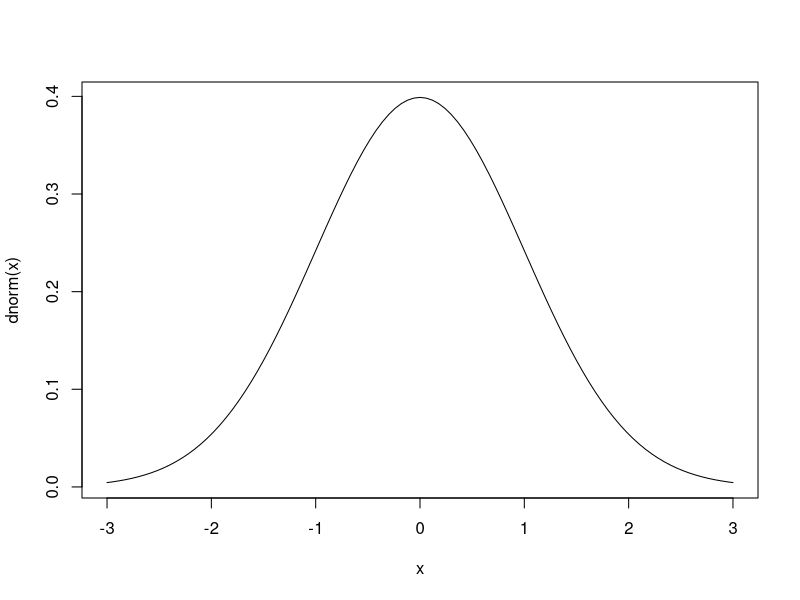
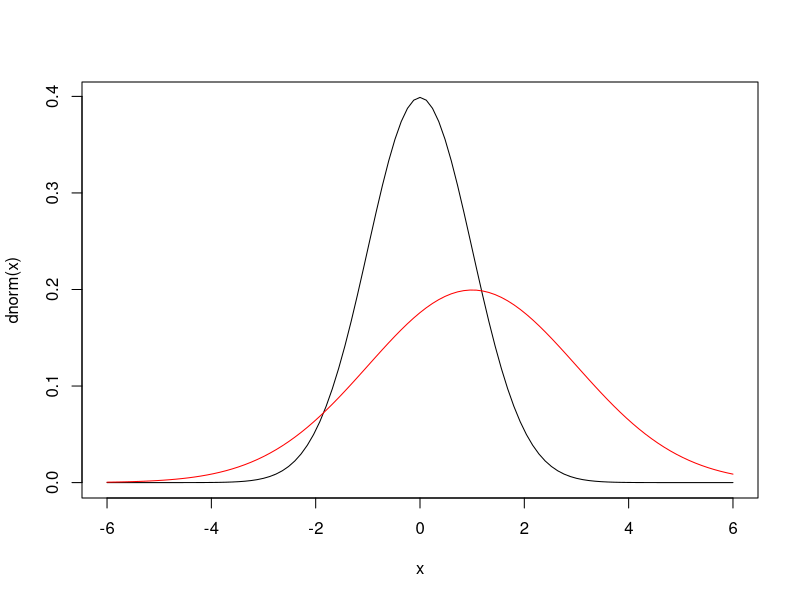
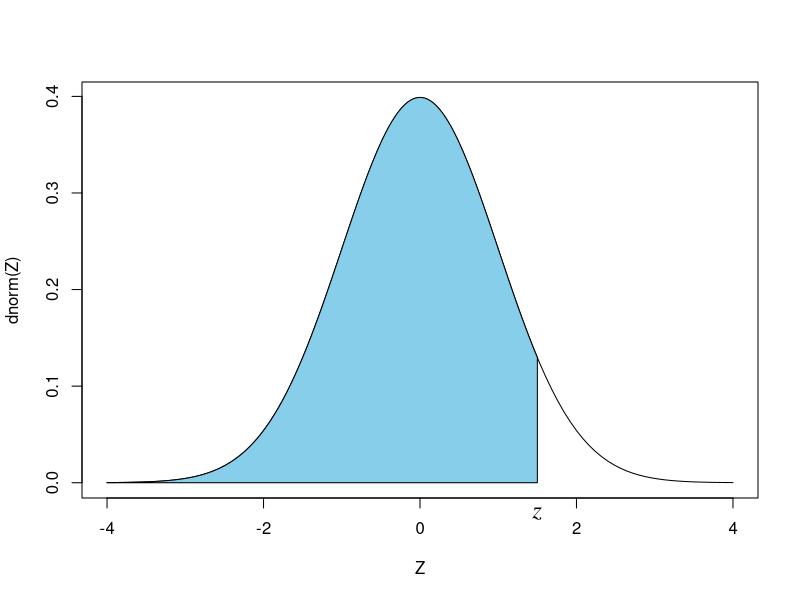
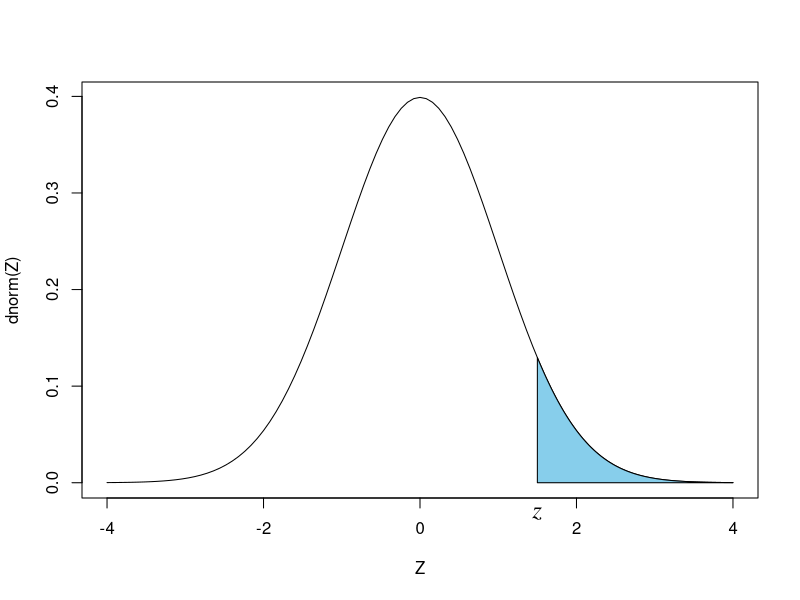
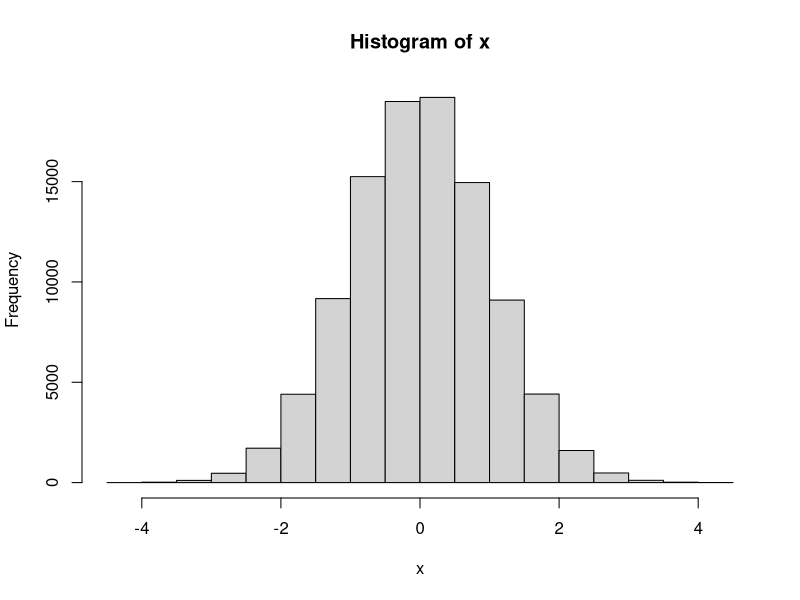
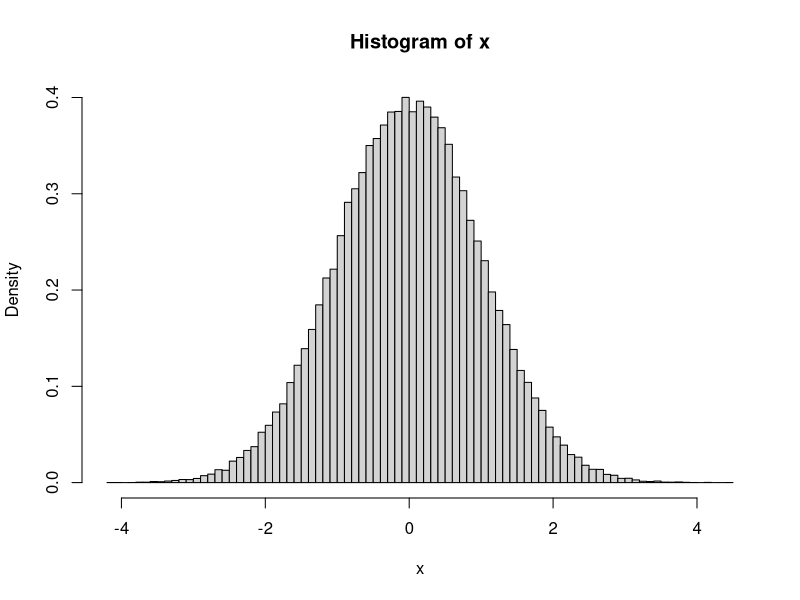
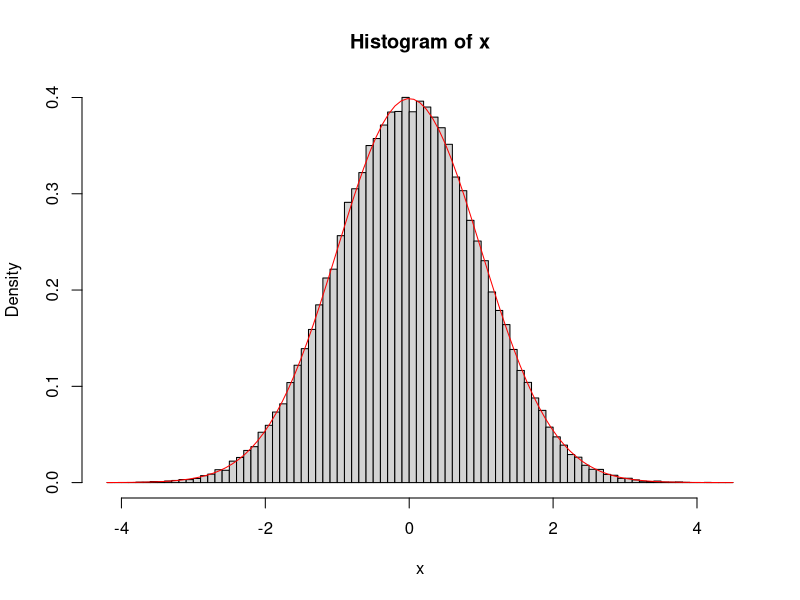
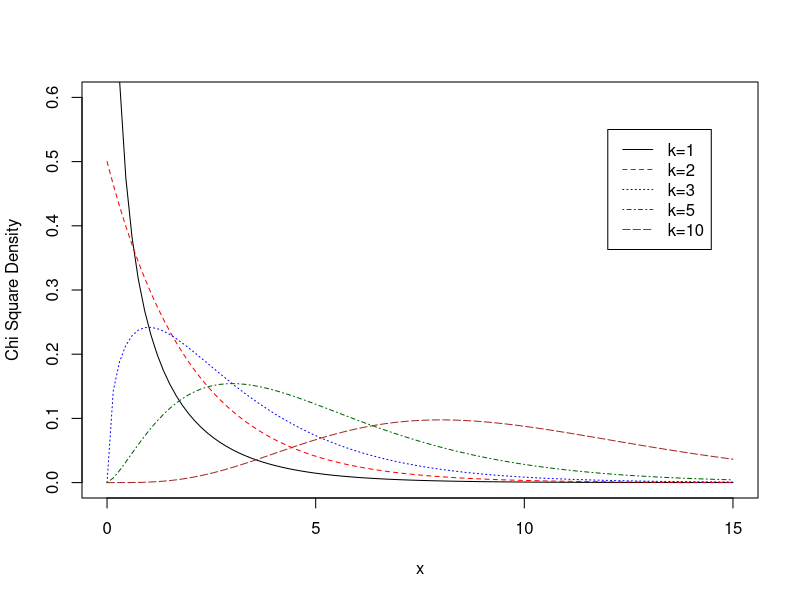

Here is the R script that generated these plots, in order:
## ---- chunk 1
knitr::opts_chunk$set(comment = NA)
## ---- chunk 2
dnorm(-3:3)
## ---- chunk 3
1/sqrt(2*pi)*exp(-(-3:3)^2/2)
## ---- chunk 4
curve(dnorm(x), xlim=c(-3,3))
## ---- chunk 5
curve(dnorm(x), xlim=c(-6,6))
curve(dnorm(x, mean=1, sd=2), col="red", add=TRUE)
## ---- chunk 6
p=1.5
xmin=-4
xmax=4
npoly=200
cord.x <- c(xmin,seq(xmin,p,length.out=npoly),p) 
cord.y <- c(0,dnorm(seq(xmin,p,length.out=npoly)),0) 
curve(dnorm(x),xlim=c(xmin,xmax),xlab="Z",ylab="dnorm(Z)") 
polygon(cord.x,cord.y,col='skyblue')
mtext("z",font=3,family="serif",side=1,line=0.2,at=p,cex=1.5)
## ---- chunk 7
pnorm(1.65)
## ---- chunk 8
p=1.5
xmin=-4
xmax=4
npoly=200
cord.x <- c(p,seq(p,xmax,length.out=npoly),xmax) 
cord.y <- c(0,dnorm(seq(p,xmax,length.out=npoly)),0) 
curve(dnorm(x),xlim=c(xmin,xmax),xlab="Z",ylab="dnorm(Z)") 
polygon(cord.x,cord.y,col='skyblue')
mtext("z",font=3,family="serif",side=1,line=0.2,at=p,cex=1.5)
## ---- chunk 9
pnorm(-1.65)
## ---- chunk 10
1-pnorm(1.65)
## ---- chunk 11
pnorm(1.65,lower.tail=FALSE)
## ---- chunk 12
qnorm(0.95)
## ---- chunk 13
pnorm( qnorm(0.95) )
## ---- chunk 14
qnorm(0.05,lower.tail=FALSE)
## ---- chunk 15
-qnorm(0.05)
## ---- chunk 16
# set seed for reproducibility, but don't 
# display this code chunk since I want to 
# explain set.seed() later
set.seed(1163781)
## ---- chunk 17
rnorm(10)
## ---- chunk 18
rnorm(10)
## ---- chunk 19
rnorm(20,mean=1,sd=3)
## ---- chunk 20
set.seed(107281)
rnorm(10)
## ---- chunk 21
rnorm(10)
## ---- chunk 22
set.seed(107281)
rnorm(20)
## ---- chunk 23
set.seed(17289143)
# Generate 5 sets of standard normal random nums with length=1000
x1 <- rnorm(1000)
x2 <- rnorm(1000)
x3 <- rnorm(1000)
x4 <- rnorm(1000)
x5 <- rnorm(1000)
## ---- chunk 24
cor(cbind(x1,x2,x3,x4,x5))
## ---- chunk 25
set.seed(2819237)
x <- rnorm(1e5)
## ---- chunk 26
mean(x)
## ---- chunk 27
sd(x)
## ---- chunk 28
hist(x)
## ---- chunk 29
hist(x, freq=FALSE, breaks=100)
## ---- chunk 30
hist(x, freq=FALSE, breaks=100)
curve(dnorm(x),col="red",add=TRUE)
## ---- chunk 31
curve(dchisq(x,1),xlim=c(0,15),ylim=c(0,0.6),ylab="Chi Square Density")
curve(dchisq(x,2),col="red",lty=2,add=TRUE)
curve(dchisq(x,3),col="blue",lty=3,add=TRUE)
curve(dchisq(x,5),col="dark green",lty=4,add=TRUE)
curve(dchisq(x,10),col="brown",lty=5,add=TRUE)
legend(12,0.55,c("k=1","k=2","k=3","k=5","k=10"),
       col=c("black","red","blue","dark green","brown"),lty=1:5)
## ---- chunk 32
# Regenerate the random numbers x from the previous section
# You can skip this step if you haven't closed the R console
set.seed(2819237)
x <- rnorm(1e5)
# Plot the x^2 histogram and the 1-df chi-square curve together
hist(x^2, freq=FALSE, breaks=200,xlim=c(0,5))
curve(dchisq(x,1),col="red",add=TRUE)
## ---- chunk 33
set.seed(2712819)
X1 <- rnorm(1e5)
X2 <- rnorm(1e5)
X3 <- rnorm(1e5)
Q <- X1^2 + X2^2 + X3^2
## ---- chunk 34
hist(Q, freq=FALSE, breaks=100)
curve(dchisq(x,3),col="red",add=TRUE)
## ---- chunk 35
set.seed(90546723)
Q <- rchisq(1e5,10)
## ---- chunk 36
hist(Q, freq=FALSE, breaks=100)
curve(dchisq(x,10),col="red",add=TRUE)
## ---- chunk 37
p=7
xmin=0
xmax=10
npoly=200
cord.x <- c(xmin,seq(xmin,p,length.out=npoly),p) 
cord.y <- c(0,dchisq(seq(xmin,p,length.out=npoly),3),0) 
curve(dchisq(x,3),xlim=c(xmin,xmax),xlab=expression(chi^2),ylab="Chi Square Density") 
polygon(cord.x,cord.y,col='skyblue')
mtext("x",font=3,family="serif",side=1,line=0.2,at=p,cex=1.5)
## ---- chunk 38
p=7
xmin=0
xmax=10
npoly=200
cord.x <- c(p,seq(p,xmax,length.out=npoly),xmax) 
cord.y <- c(0,dchisq(seq(p,xmax,length.out=npoly),3),0) 
curve(dchisq(x,3),xlim=c(xmin,xmax),xlab=expression(chi^2),ylab="Chi Square Density") 
polygon(cord.x,cord.y,col='skyblue')
mtext("x",font=3,family="serif",side=1,line=0.2,at=p,cex=1.5)
## ---- chunk 39
pchisq(21.78,10,lower.tail=FALSE)
## ---- chunk 40
qchisq(0.05,10,lower.tail=FALSE)
## ---- chunk 41
Z <- rnorm(1e5)
W <- rchisq(1e5,5)
T <- Z/sqrt(W/5)
## ---- chunk 42
hist(T,breaks=100,freq=FALSE)
## ---- chunk 43
hist(T, breaks=c(min(T), seq(-5,5,length.out=100), max(T)), freq=FALSE)
## ---- chunk 44
hist(T, breaks=c(min(T), seq(-5,5,length.out=100), max(T)), freq=FALSE, 
     xlim=c(-5,5))
curve(dt(x,5),col="red",add=TRUE)
## ---- chunk 45
curve(dt(x,1),xlim=c(-5,5),ylim=c(0,0.4),ylab="Student's t Density")
curve(dt(x,2),col="red",lty=2,add=TRUE)
curve(dt(x,5),col="blue",lty=3,add=TRUE)
curve(dt(x,20),col="dark green",lty=4,add=TRUE)
curve(dnorm(x),col="brown",lty=5,add=TRUE)
legend(2,0.38,c("k=1","k=2","k=5","k=20","normal curve"),
       col=c("black","red","blue","dark green","brown"),lty=1:5)
## ---- chunk 46
pt(1.5,4,lower.tail=FALSE)
## ---- chunk 47
qt(0.05,4,lower.tail=FALSE)
